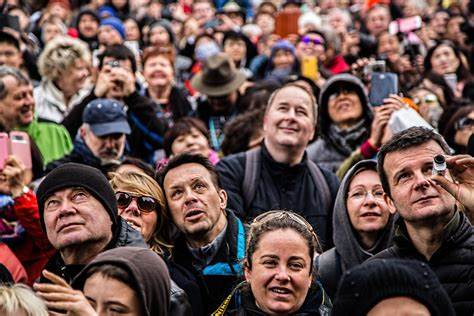
#> input picture PDI/variasCaras.jpg, 474 x 316 px
$ python ejercicio1.py
#> lines starting #> are read from the running program, lines starting #| are printed output that depends on the picture
import cv2
import numpy as np
from sklearn.cluster import KMeans
import matplotlib.pyplot as plt

# Leer una imagen
image = cv2.imread('variasCaras.jpg')
#> image is the input picture: shape (316, 474, 3); mean B, G, R 78.2, 82.2, 106
image_rgb = cv2.cvtColor(image, cv2.COLOR_BGR2RGB)

# Convertir la imagen de RGB a L*a*b*
image_lab = cv2.cvtColor(image_rgb, cv2.COLOR_RGB2LAB)
#> image_lab: shape (316, 474, 3); mean of channels 0, 1, 2 92.5, 137.4, 134.2

# Reshape la imagen para que sea una lista de píxeles
pixel_values = image_lab.reshape((-1, 3))
pixel_values = np.float32(pixel_values)

# Definir el criterio de k-means
criteria = (cv2.TERM_CRITERIA_EPS + cv2.TERM_CRITERIA_MAX_ITER, 100, 0.2)

# Número de clusters (k)
k = 5
_, labels, centers = cv2.kmeans(pixel_values, k, None, criteria, 10, cv2.KMEANS_RANDOM_CENTERS)
#> centers = [[201, 138.5, 138.9], [11.96, 131.4, 127.7], [106.8, 141, 136.6], [56.56, 136.7, 131.5], [153.9, 142.9, 141]]

# Convertir los centros a entero de 8 bits
centers = np.uint8(centers)
#> centers = [[201, 138, 138], [11, 131, 127], [106, 141, 136], [56, 136, 131], [153, 142, 141]]

# Convertir las etiquetas a la imagen de la misma forma que la imagen original
segmented_image = centers[labels.flatten()]
segmented_image = segmented_image.reshape(image_lab.shape)
#> segmented_image: shape (316, 474, 3); mean of channels 0, 1, 2 91.8, 136.9, 133.7

# Convertir la imagen segmentada de L*a*b* a RGB
segmented_image_rgb = cv2.cvtColor(segmented_image, cv2.COLOR_LAB2RGB)
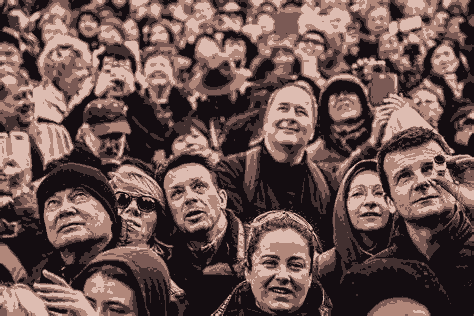
#> segmented_image_rgb: shape (316, 474, 3); mean R, G, B 107, 82.7, 78.8

# Visualizar la imagen original y la segmentada
plt.figure(figsize=(12, 6))

plt.subplot(1, 2, 1)
plt.title('Imagen Original')
plt.imshow(image_rgb)
plt.axis('off')

plt.subplot(1, 2, 2)
plt.title('Imagen Segmentada')
plt.imshow(segmented_image_rgb)
plt.axis('off')

plt.show()
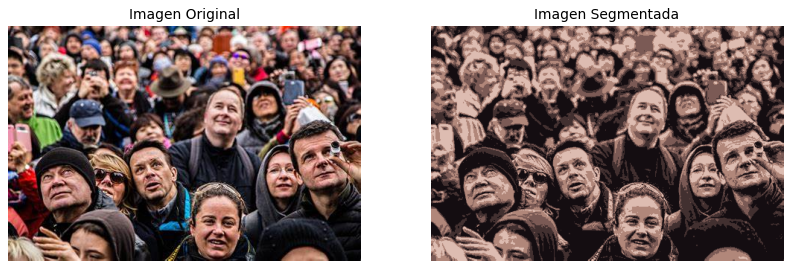
#> figure drawn by matplotlib, 2 panels
